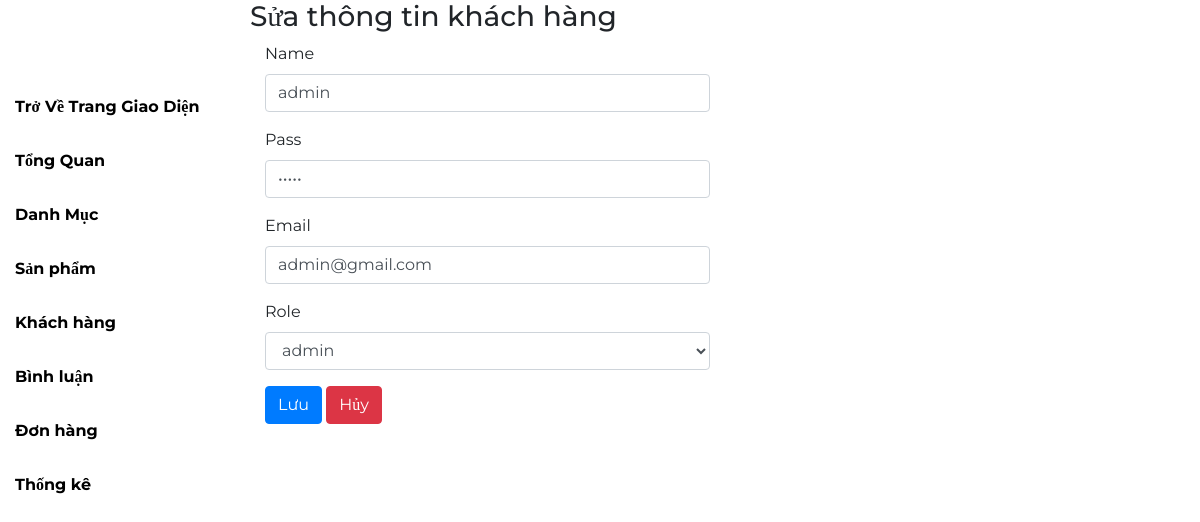
/admin/user/edit-form.php?id=1, run on the app's committed database.
### tables this page shows
CREATE TABLE `taikhoan` (
  `id` int(11) NOT NULL,
  `user` varchar(100) NOT NULL,
  `pass` varchar(100) NOT NULL,
  `email` varchar(120) NOT NULL,
  `role` int(11) DEFAULT 1,
  `status` int(11) NOT NULL DEFAULT 1,
  `tel` varchar(25) NOT NULL,
  `address` varchar(255) NOT NULL
);

### model/pdo.php (called while the page is built, shortened)
<?php
function pdo_get_connection(){
    $dburl = "mysql:host=localhost;dbname=duan1;charset=utf8";
    $username = 'root';
    $password = '';
    $conn = new PDO($dburl, $username, $password);
    $conn->setAttribute(PDO::ATTR_ERRMODE, PDO::ERRMODE_EXCEPTION);
    return $conn;
}
function pdo_query_one($sql){
    $sql_args = array_slice(func_get_args(), 1);
    try{
        $conn = pdo_get_connection();
        $stmt = $conn->prepare($sql);
        $stmt->execute($sql_args);
        $row = $stmt->fetch(PDO::FETCH_ASSOC);
        return $row;
    }
    catch(PDOException $e){
        throw $e;
    }
    finally{
        unset($conn);
    }
}

### model/functions.php (called while the page is built, shortened)
<?php
require_once "./../../model/pdo.php";
function select_one($table, $id){
    $sql = "select * from $table where id = ?";
    return pdo_query_one($sql, $id);
}
?>

### admin/user/edit-form.php (the view, shortened to what this page needs)
<?php
require_once './../layout/start.php';
require_once './../../model/functions.php';
$id = $_GET['id'];
$taikhoan = select_one('taikhoan', $id);
?>
<h3>Sửa thông tin khách hàng</h3>
<form action="save-edit.php" method="post" class="col-md-6">
    <div class="box-body">
        <div class="form-group">
            <label for="">Name</label>
            <input type="text" name="user" value="<?= $taikhoan['user'] ?>" class="form-control">
        </div>
        <div class="form-group">
            <label for="">Pass</label>
            <input type="password" name="pass" value="<?= $taikhoan['pass']?>" class="form-control">
        </div>
        <div class="form-group">
            <label for="">Email</label>
            <input type="text" name="email" value="<?= $taikhoan['email']?>" class="form-control">
        </div>
        <div class="form-group">
            <label for="">Role</label>
            <select name="role" id="" class="form-control">
                <option value="2" <?=intval($taikhoan['role']) == 2 ? "selected" : "" ?>>admin</option>
            </select>
        </div>
        <div class="form-group">
            <button type="submit" class="btn btn-primary">Lưu</button>
            <a href="http://localhost/pro1014_duan1/Admin/user/index.php" class="btn btn-danger"></i>Hủy</a>
        </div>
    </div>
</form>
<?php
require_once './../layout/end.php';
?>

### admin/csss/admin.css (style rules this page uses)
body { margin: 0; padding: 0; background-color: #ffffff; font-family: "Montserrat"; overflow-x: hidden; }

### data on the page
taikhoan: user "admin", email "admin@gmail.com", role "admin"
